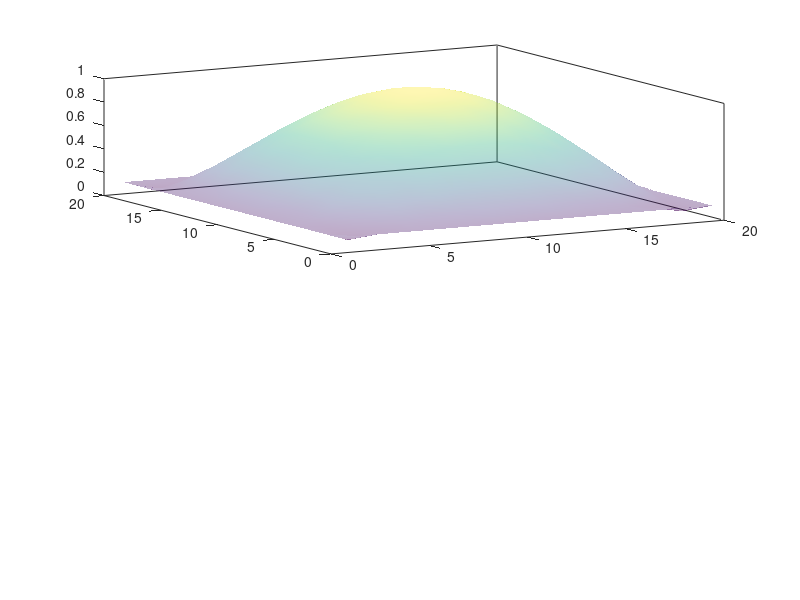

This figure's MATLAB source: (Note: this script raises an error after producing the figure.)
function midasHeat2D_bnd
%midasHeat2D_bnd: 2D heat equation, serial, banded.
%
% This example solves a discretized 2D heat equation problem.
% This version uses the band solver IDABand, and IDACalcIC.
%
% The DAE system solved is a spatial discretization of the PDE
%          du/dt = d^2u/dx^2 + d^2u/dy^2
% on the unit square. The boundary condition is u = 0 on all edges.
% Initial conditions are given by u = 16 x (1 - x) y (1 - y).
% The PDE is treated with central differences on a uniform M x M
% grid. The values of u at the interior points satisfy ODEs, and
% equations u = 0 at the boundaries are appended, to form a DAE
% system of size N = M^2. Here M = 10.
%
% The system is solved with IDA using the banded linear system
% solver, half-bandwidths equal to M, and default
% difference-quotient Jacobian. For purposes of illustration,
% IDACalcIC is called to compute correct values at the boundary,
% given incorrect values as input initial guesses. The constraints
% u >= 0 are posed for all components. Output is taken at
% t = 0, .01, .02, .04, ..., 10.24. (Output at t = 0 is for
% IDACalcIC cost statistics only.)

% Radu Serban <radu@llnl.gov>
% SUNDIALS Copyright Start
% Copyright (c) 2002-2019, Lawrence Livermore National Security
% and Southern Methodist University.
% All rights reserved.
%
% See the top-level LICENSE and NOTICE files for details.
%
% SPDX-License-Identifier: BSD-3-Clause
% SUNDIALS Copyright End
% $Revision$Date: 2007/08/21 17:38:43 $

m = 20;
N = m^2;
data.m = m;
data.N = N;
data.dx = 1.0/(m-1);
data.c = 1.0/data.dx^2;

fp = figure;
set(gcf,'position',[250 175 560 900]);

[t0,yy0,yp0,id,cnstr] = ic(data); 

% Plot initial guess for IC

figure(fp);
subplot(2,1,1);
hold on
hs1 = surf(reshape(yy0,m,m));
shading interp
set(hs1,'FaceAlpha',0.35);
box on
view(-30,30)

options = IDASetOptions('UserData',data,...
                        'RelTol',0.0,...
                        'AbsTol',1.0e-3,...
                        'VariableTypes',id,...
                        'ConstraintTypes',cnstr,...
                        'LinearSolver','Band',...
                        'LowerBwidth',m,...
                        'UpperBwidth',m);

IDAInit(@resfun,t0,yy0,yp0,options);

tout = 0.01;
[status, yy0_mod, yp0_mod] = IDACalcIC(tout, 'FindAlgebraic');

% Plot corrected IC

figure(fp);
subplot(2,1,1);
hs1 = surf(reshape(yy0_mod,m,m));
set(hs1,'FaceColor','none');


% Plot solution

subplot(2,1,2);
hold on
hs1 = surf(reshape(yy0_mod,m,m));
shading interp
view(-30,30)
zlim_yy = get(gca,'ZLim');
box on

fprintf('t = %.4f    [Press any key]\n',t0);
pause;

nout = 5;
tout = 0.01;

for iout = 1:nout
  [status,t,yy] = IDASolve(tout,'Normal');
  tout = 2*tout;

  figure(fp);
  subplot(2,1,2);
  set(hs1,'FaceAlpha',0.15);
  hs1 = surf(reshape(yy,m,m));
  shading interp
  set(gca,'ZLim',zlim_yy);

  fprintf('t = %.4f    [Press any key]\n',t);
  pause;
  
end

IDAFree;


function [t,yy,yp,id,cnstr] = ic(data)

m = data.m;
N = data.N;
dx = data.dx;

id = ones(N,1);
cnstr = ones(N,1);
yy = zeros(N,1);
yp = zeros(N,1);

t = 0.0;

% Initialize yy on all grid points. */ 
for j=0:m-1
  yfact = dx * j;
  offset = m*j;
  for i=0:m-1
    xfact = dx * i;
    loc = offset + i + 1;
    yy(loc) = 16.0 * xfact * (1.0 - xfact) * yfact * (1.0 - yfact);
  end
end
  
% The residual gives the negative of ODE RHS values at 
% interior points.
yp = zeros(N,1);
[yp,flag,new_data] = resfun(t,yy,yp,data);
yp = -yp;

% Finally, set values of yy, yp, and id at boundary points.
for j=0:m-1
  offset = m*j;
  for i=0:m-1
    loc = offset + i + 1;
    if (j == 0 || j == m-1 || i == 0 || i == m-1 )
        yy(loc) = 0.1;
        yp(loc) = 0.0;
        id(loc) = 0.0;
    end
  end
end

% ====================================================================

function [rr,flag,new_data] = resfun(t,yy,yp,data)

m = data.m;
N = data.N;
dx = data.dx;
c = data.c;

% Initialize resval to uu, to take care of boundary equations.
rr = yy;
  
% Loop over interior points; set rr = yp - (central difference).
for j = 1:m-2
  offset = m*j;
  for i = 1:m-2
    loc = offset + i + 1;
    rr(loc) = yp(loc) - c * ...
	  (yy(loc-1) + yy(loc+1) + yy(loc-m) + yy(loc+m) - 4.0*yy(loc));
  end
end

flag = 0;
new_data = [];